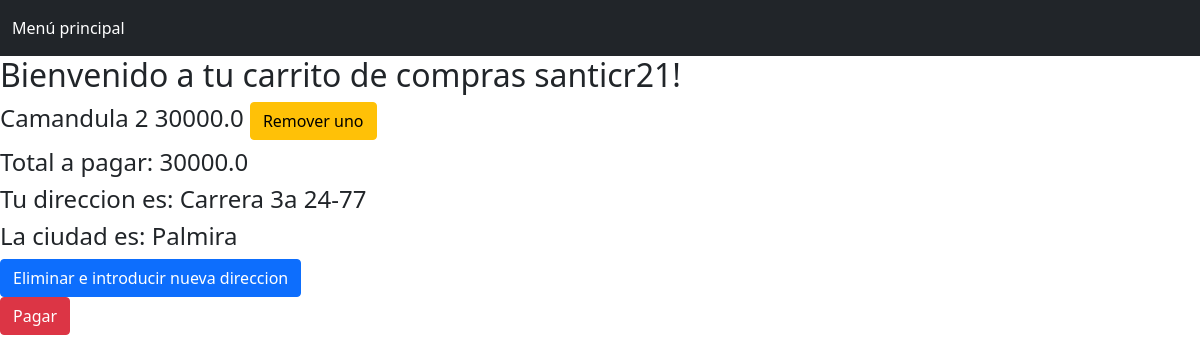
The page /cart (signed in) on the database as committed earlier.
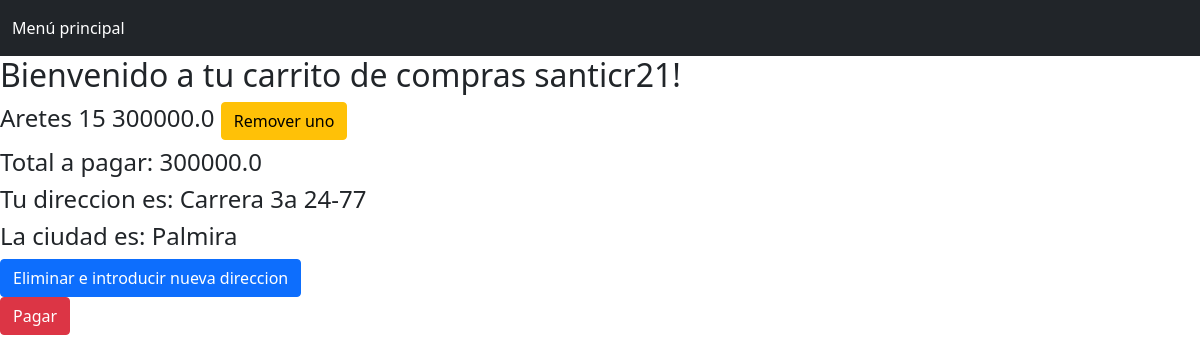
The same page on the database as committed later.
### tables this page shows
CREATE TABLE Cart(
        User TEXT, ItemId INTEGER, Quantity INTEGER, FOREIGN KEY(User) REFERENCES User(Name), FOREIGN KEY(ItemId) REFERENCES Item(Id), PRIMARY KEY(User, ItemId)
    );

CREATE TABLE Item (Id INTEGER PRIMARY KEY AUTOINCREMENT, Name TEXT, Quantity INT, Price REAL, Sold INT, Description TEXT, URL TEXT);

CREATE TABLE ClientAd (Id INTEGER PRIMARY KEY AUTOINCREMENT, User TEXT, Address TEXT, City TEXT, Phone TEXT, FOREIGN KEY(User) REFERENCES User(NAME));

### app.py (the view)
@app.route('/cart')
def cart():
    if "user" in session:
        user = session["user"]
        rows = readCartItems(user)
        lst = []
        total = 0
        for row in rows:
            data = {}
            data['item'] = row[0]
            data['cant'] = row[1]
            data['total'] = row[2]
            data['idIt'] = row[3]
            total += row[2]
            lst.append(data)
        ad = readAdd(user)
        return render_template('cart.html', lst = lst, user = user, total = total, ad = ad)
    return redirect(url_for('index'))

### controller.py (called while the page is built)
def readCartItems(user):
    conn = sqlite3.connect("items.db")
    cursor = conn.cursor()
    query1 = f"SELECT Name, Cart.Quantity, Cart.Quantity * Price, ItemId FROM Cart INNER JOIN Item ON Id = ItemId WHERE User = '{user}'"
    rows = cursor.execute(query1)
    rows = list(rows)
    print(rows)
    conn.close()
    return rows

def readAdd(user):
    conn = sqlite3.connect('items.db')
    cursor = conn.cursor()
    query1 = f"SELECT Address, City FROM ClientAd WHERE User = '{user}'"
    lst = list(cursor.execute(query1))
    conn.close()
    return lst

### templates/cart.html (shortened to what this page needs)
<!DOCTYPE html>
<html>
	<head>
		<link href="https://cdn.jsdelivr.net/npm/bootstrap@5.0.2/dist/css/bootstrap.min.css" rel="stylesheet">
	</head>
	<body>
		<nav class="navbar navbar-dark bg-dark">
            <div class="container-fluid">
                <ul class="navbar-nav me-auto mb-2 mb-lg-0">
                    <li class="nav-item">
                        <a class="nav-link active" aria-current="page" href="{{ url_for('index') }}">
                            Menú principal
                        </a>
                    </li>
                </ul>
            </div>
        </nav>
		<h2>Bienvenido a tu carrito de compras {{ user }}!</h2>
		{% for row in lst %}
		<form action="{{ url_for('remove_item', idIt = row['idIt']) }}">
			<h4>
				{{ row['item'] }} {{ row['cant'] }} {{ row['total'] }}
					<button type="submit" class="btn btn-warning">Remover uno</button>
			</h4>
		</form>
		{% endfor %}
		<h4>Total a pagar: {{ total }}</h4>
        {% if ad|length == 0 %}
            <a href="{{ url_for('address') }}">
                <button type="submit" class="btn btn-primary">Agregar dirección</button>
            </a>
        {% elif ad|length > 0 %}
            <h4>Tu direccion es: {{ ad[0][0] }}</h4>
            <h4>La ciudad es: {{ ad[0][1] }}</h4>
            <a href="{{ url_for('address') }}">
                <button type="submit" class="btn btn-primary">Eliminar e introducir nueva direccion</button>
            </a>
        {% endif %}
        <form action="{{ url_for('pay', user = user) }}">
            <button type="submit" class="btn btn-danger">Pagar</button>
        </form>
	</body>
</html>

Rows that differ between the two databases and show on the page:
removed Cart: item "Camandula", cant "2", total "30000.0"
added Cart: item "Aretes", cant "15", total "300000.0"
Other text that changed with them:
{{ total }}: "30000.0" → "300000.0"
